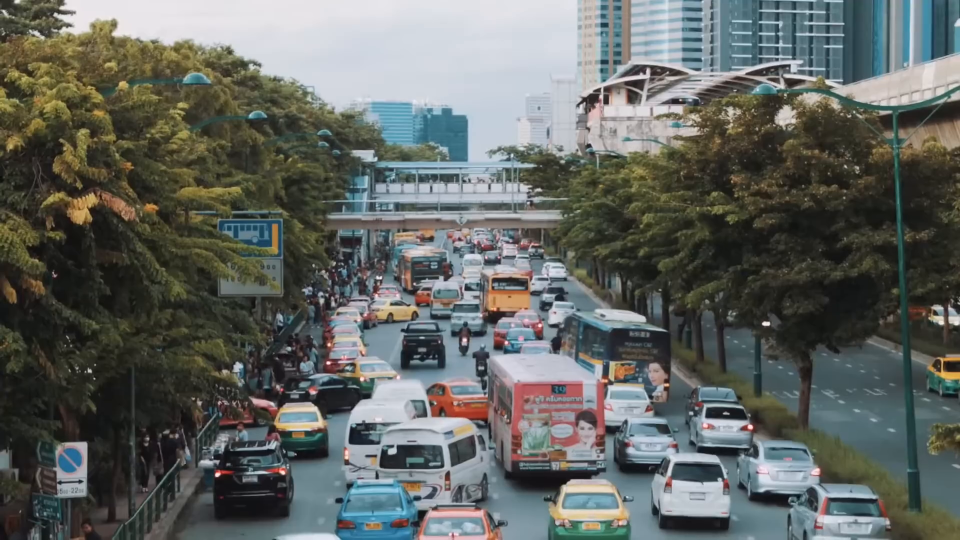
#> input picture frame 31 of Task3_VideoObjectDetection/input_video.mp4, 1920 x 1080 px (shown at 1/2 size)
$ python compare_videos.py
#> lines starting #> are read from the running program, lines starting #| are printed output that depends on the picture; pictures that were not available may be replaced by others from this repository, and a replacement may not be noted
import cv2

# Load input and output videos
input_video = cv2.VideoCapture('input_video.mp4')
output_video = cv2.VideoCapture('output_video.mp4')

# Get video properties from input video
fps = int(input_video.get(cv2.CAP_PROP_FPS))
width = 640
height = 360

# Define output video writer (side-by-side)
fourcc = cv2.VideoWriter_fourcc(*'mp4v')
out = cv2.VideoWriter('comparison_video.mp4', fourcc, fps, (width * 2, height))

while True:
    ret1, frame1 = input_video.read()
#> frame1 is the input picture: shape (1080, 1920, 3); mean B, G, R 97.6, 101.5, 97.7
    ret2, frame2 = output_video.read()

    if not ret1 or not ret2:
        break  # stop when any video ends

    # Resize both frames
    frame1 = cv2.resize(frame1, (width, height))
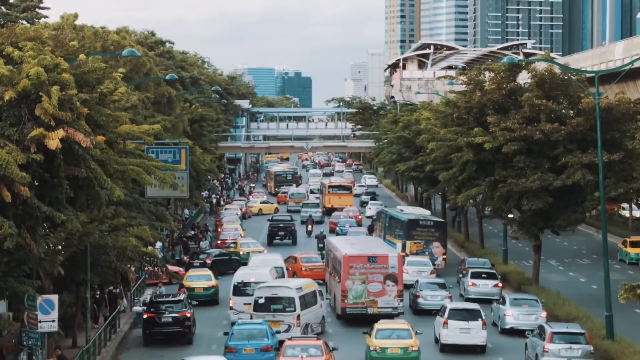
#> frame1: shape (360, 640, 3); mean B, G, R 97.6, 101.5, 97.7
    frame2 = cv2.resize(frame2, (width, height))

    # Combine side-by-side
    combined = cv2.hconcat([frame1, frame2])
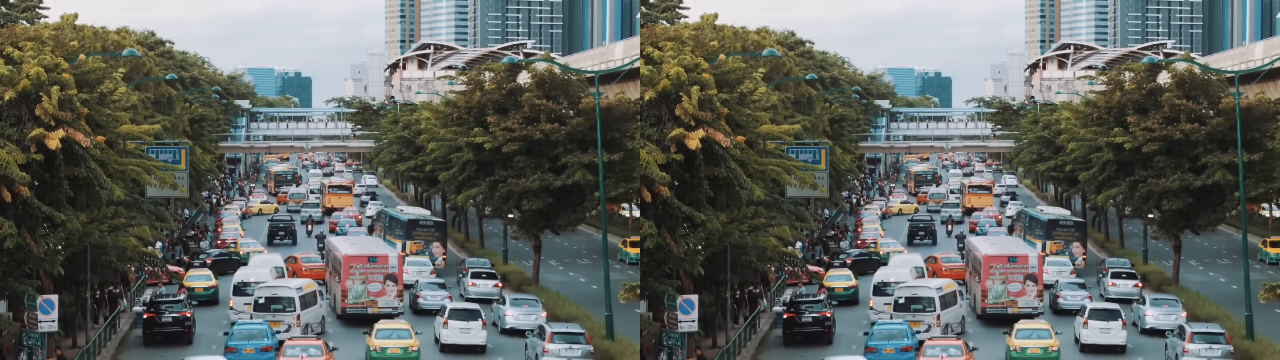
#> combined: shape (360, 1280, 3); mean B, G, R 97.6, 101.5, 97.7

    # Write frame to output
    out.write(combined)

    # Optional: display live preview
    cv2.imshow('Input (Left) | Output (Right)', combined)
    if cv2.waitKey(1) & 0xFF == ord('q'):
#> (key q is pressed here)
        break

# Release resources
input_video.release()
output_video.release()
out.release()
cv2.destroyAllWindows()

print("✅ comparison_video.mp4 has been saved successfully!")

$ run again, starting later in the video
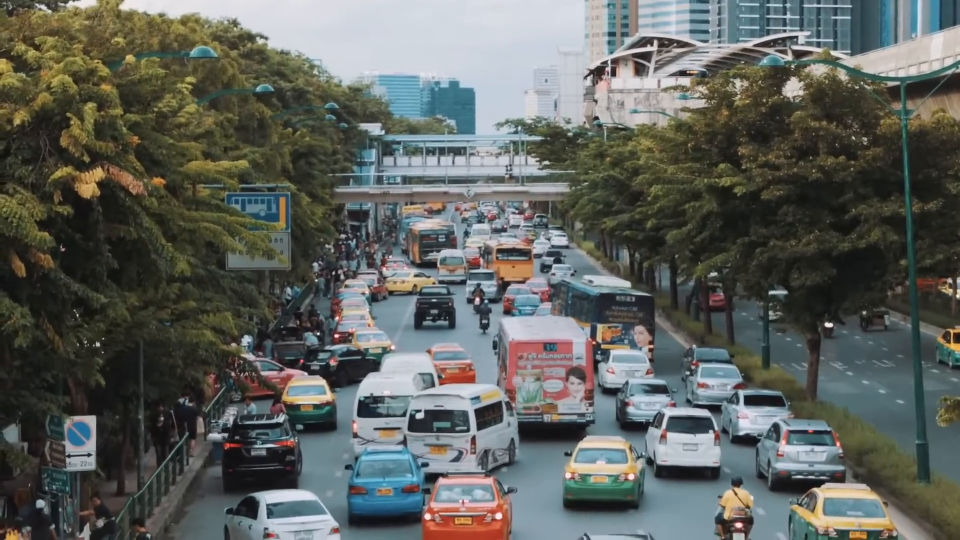
#> input picture frame 141 of Task3_VideoObjectDetection/input_video.mp4, 1920 x 1080 px (shown at 1/2 size)
#> frame1 is the input picture: shape (1080, 1920, 3); mean B, G, R 93.2, 97.8, 94.2
#> `frame1 = cv2.resize(frame1, (width, height))`:
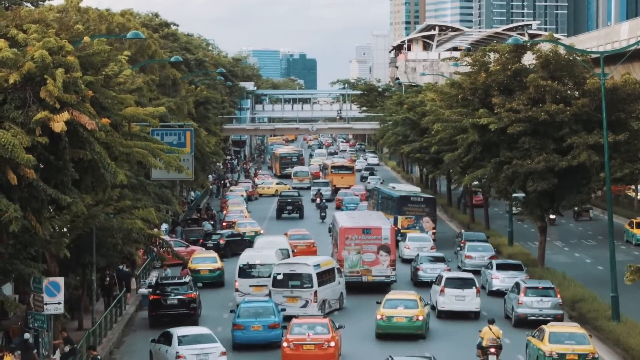
#> frame1: shape (360, 640, 3); mean B, G, R 93.2, 97.8, 94.3
#> `combined = cv2.hconcat([frame1, frame2])`:
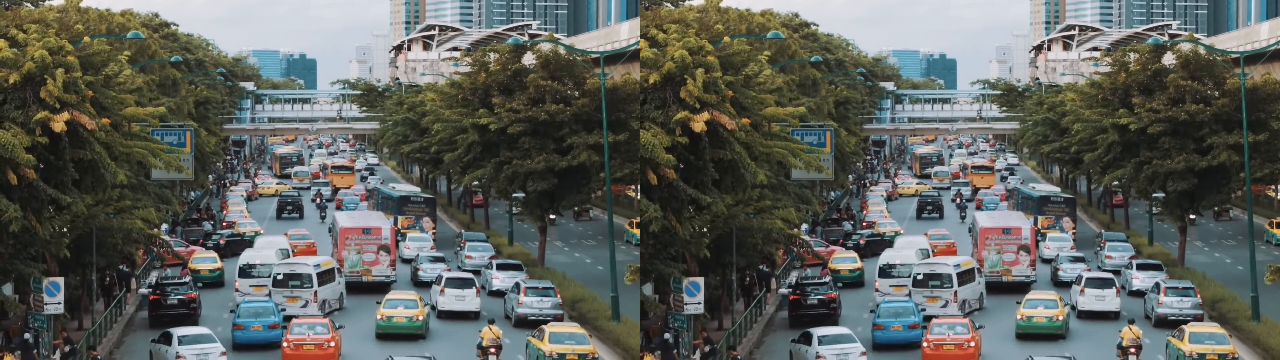
#> combined: shape (360, 1280, 3); mean B, G, R 93.2, 97.8, 94.3

$ run again, starting later in the video
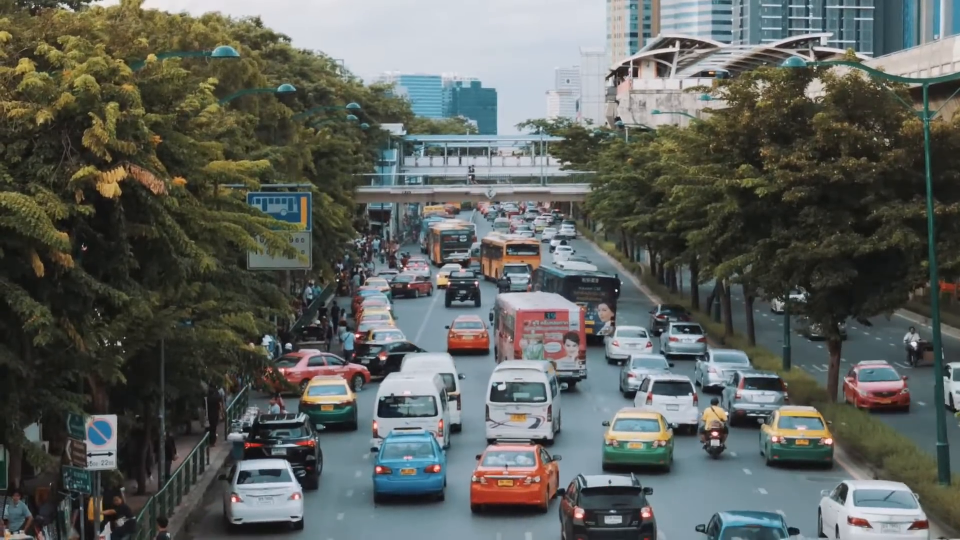
#> input picture frame 251 of Task3_VideoObjectDetection/input_video.mp4, 1920 x 1080 px (shown at 1/2 size)
#> frame1 is the input picture: shape (1080, 1920, 3); mean B, G, R 92.5, 96.9, 93
#> `frame1 = cv2.resize(frame1, (width, height))`:
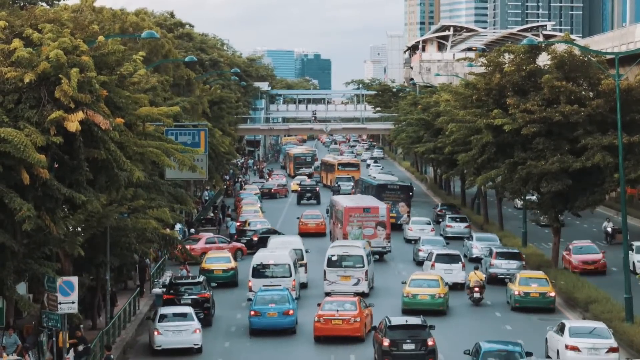
#> frame1: shape (360, 640, 3); mean B, G, R 92.5, 96.9, 93
#> `combined = cv2.hconcat([frame1, frame2])`:
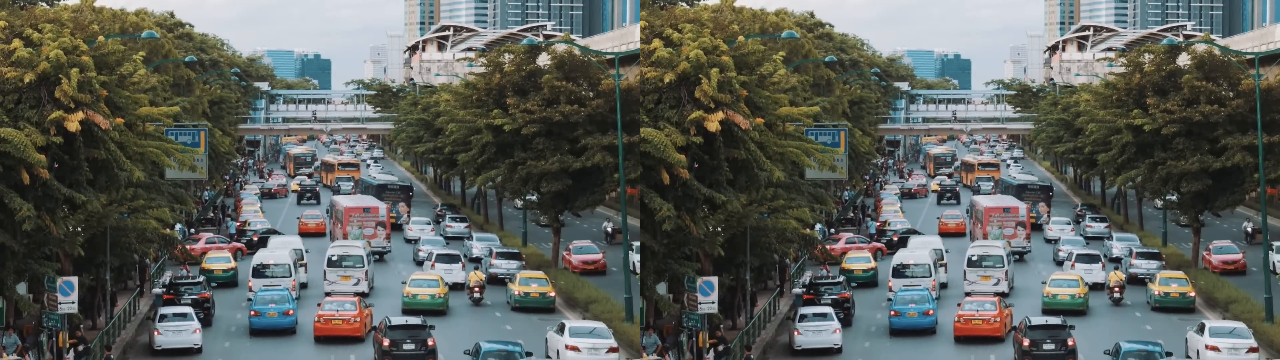
#> combined: shape (360, 1280, 3); mean B, G, R 92.5, 96.9, 93
